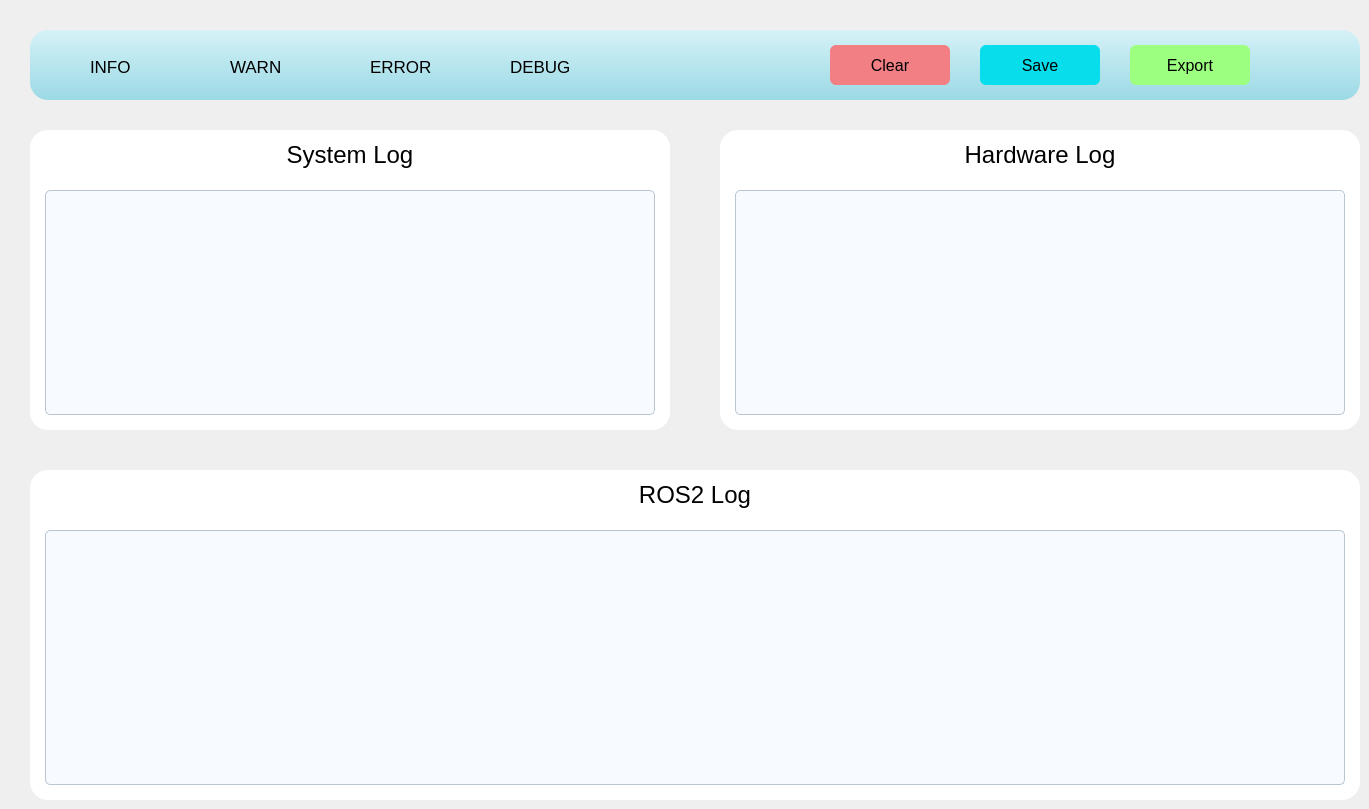
    <widget class="QWidget" name="pageLog">
     <property name="styleSheet">
      <string>QWidget#pageLog { background: qlineargradient(x1:0,y1:0,x2:0,y2:1, stop:0 #78b2d9, stop:1 #253d56); }</string>
     </property>
     <widget class="QFrame" name="LogFilterPanel">
      <property name="geometry">
       <rect>
        <x>30</x>
        <y>30</y>
        <width>1330</width>
        <height>70</height>
       </rect>
      </property>
      <property name="styleSheet">
       <string>background: qlineargradient(x1:0,y1:0,x2:0,y2:1, stop:0 #d5f2f7, stop:1 #9bd9e5); border-radius:18px;</string>
      </property>
      <widget class="QCheckBox" name="chkInfo">
       <property name="geometry">
        <rect>
         <x>40</x>
         <y>20</y>
         <width>120</width>
         <height>34</height>
        </rect>
       </property>
       <property name="font">
        <font>
         <family>Arial</family>
         <pointsize>13</pointsize>
        </font>
       </property>
       <property name="styleSheet">
        <string>background:transparent; color:black;</string>
       </property>
       <property name="text">
        <string>INFO</string>
       </property>
      </widget>
      <widget class="QCheckBox" name="chkWarn">
       <property name="geometry">
        <rect>
         <x>180</x>
         <y>20</y>
         <width>120</width>
         <height>34</height>
        </rect>
       </property>
       <property name="font">
        <font>
         <family>Arial</family>
         <pointsize>13</pointsize>
        </font>
       </property>
       <property name="styleSheet">
        <string>background:transparent; color:black;</string>
       </property>
       <property name="text">
        <string>WARN</string>
       </property>
      </widget>
      <widget class="QCheckBox" name="chkError">
       <property name="geometry">
        <rect>
         <x>320</x>
         <y>20</y>
         <width>120</width>
         <height>34</height>
        </rect>
       </property>
       <property name="font">
        <font>
         <family>Arial</family>
         <pointsize>13</pointsize>
        </font>
       </property>
       <property name="styleSheet">
        <string>background:transparent; color:black;</string>
       </property>
       <property name="text">
        <string>ERROR</string>
       </property>
      </widget>
      <widget class="QCheckBox" name="chkDebug">
       <property name="geometry">
        <rect>
         <x>460</x>
         <y>20</y>
         <width>120</width>
         <height>34</height>
        </rect>
       </property>
       <property name="font">
        <font>
         <family>Arial</family>
         <pointsize>13</pointsize>
        </font>
       </property>
       <property name="styleSheet">
        <string>background:transparent; color:black;</string>
       </property>
       <property name="text">
        <string>DEBUG</string>
       </property>
      </widget>
      <widget class="QPushButton" name="btnClearLog">
       <property name="geometry">
        <rect>
         <x>800</x>
         <y>15</y>
         <width>120</width>
         <height>40</height>
        </rect>
       </property>
       <property name="font">
        <font>
         <family>Arial</family>
         <pointsize>12</pointsize>
        </font>
       </property>
       <property name="styleSheet">
        <string>QPushButton{background:#f27f83; border-radius:6px;}</string>
       </property>
       <property name="text">
        <string>Clear</string>
       </property>
      </widget>
      <widget class="QPushButton" name="btnSaveLog">
       <property name="geometry">
        <rect>
         <x>950</x>
         <y>15</y>
         <width>120</width>
         <height>40</height>
        </rect>
       </property>
       <property name="font">
        <font>
         <family>Arial</family>
         <pointsize>12</pointsize>
        </font>
       </property>
       <property name="styleSheet">
        <string>QPushButton{background:#08ddec; border-radius:6px;}</string>
       </property>
       <property name="text">
        <string>Save</string>
       </property>
      </widget>
      <widget class="QPushButton" name="btnExportLog">
       <property name="geometry">
        <rect>
         <x>1100</x>
         <y>15</y>
         <width>120</width>
         <height>40</height>
        </rect>
       </property>
       <property name="font">
        <font>
         <family>Arial</family>
         <pointsize>12</pointsize>
        </font>
       </property>
       <property name="styleSheet">
        <string>QPushButton{background:#9dff80; border-radius:6px;}</string>
       </property>
       <property name="text">
        <string>Export</string>
       </property>
      </widget>
     </widget>
     <widget class="QFrame" name="SystemLogArea">
      <property name="geometry">
       <rect>
        <x>30</x>
        <y>130</y>
        <width>640</width>
        <height>300</height>
       </rect>
      </property>
      <property name="styleSheet">
       <string>background:white; border-radius:18px; border:0px solid #ffffff;</string>
      </property>
      <widget class="QLabel" name="SystemLogArea_label">
       <property name="geometry">
        <rect>
         <x>0</x>
         <y>0</y>
         <width>640</width>
         <height>50</height>
        </rect>
       </property>
       <property name="font">
        <font>
         <family>Arial</family>
         <pointsize>18</pointsize>
        </font>
       </property>
       <property name="styleSheet">
        <string>background:transparent; color:black;</string>
       </property>
       <property name="text">
        <string>System Log</string>
       </property>
       <property name="alignment">
        <set>Qt::AlignCenter</set>
       </property>
      </widget>
      <widget class="QTextEdit" name="txtSystemLog">
       <property name="geometry">
        <rect>
         <x>15</x>
         <y>60</y>
         <width>610</width>
         <height>225</height>
        </rect>
       </property>
       <property name="styleSheet">
        <string>QTextEdit{background:#f7fbff; border:1px solid #b8c6d1; border-radius:5px; font:10pt Consolas;}</string>
       </property>
       <property name="plainText">
        <string/>
       </property>
      </widget>
     </widget>
     <widget class="QFrame" name="HardwareLogArea">
      <property name="geometry">
       <rect>
        <x>720</x>
        <y>130</y>
        <width>640</width>
        <height>300</height>
       </rect>
      </property>
      <property name="styleSheet">
       <string>background:white; border-radius:18px; border:0px solid #ffffff;</string>
      </property>
      <widget class="QLabel" name="HardwareLogArea_label">
       <property name="geometry">
        <rect>
         <x>0</x>
         <y>0</y>
         <width>640</width>
         <height>50</height>
        </rect>
       </property>
       <property name="font">
        <font>
         <family>Arial</family>
         <pointsize>18</pointsize>
        </font>
       </property>
       <property name="styleSheet">
        <string>background:transparent; color:black;</string>
       </property>
       <property name="text">
        <string>Hardware Log</string>
       </property>
       <property name="alignment">
        <set>Qt::AlignCenter</set>
       </property>
      </widget>
      <widget class="QTextEdit" name="txtHardwareLog">
       <property name="geometry">
        <rect>
         <x>15</x>
         <y>60</y>
         <width>610</width>
         <height>225</height>
        </rect>
       </property>
       <property name="styleSheet">
        <string>QTextEdit{background:#f7fbff; border:1px solid #b8c6d1; border-radius:5px; font:10pt Consolas;}</string>
       </property>
       <property name="plainText">
        <string/>
       </property>
      </widget>
     </widget>
     <widget class="QFrame" name="Ros2LogArea">
      <property name="geometry">
       <rect>
        <x>30</x>
        <y>470</y>
        <width>1330</width>
        <height>330</height>
       </rect>
      </property>
      <property name="styleSheet">
       <string>background:white; border-radius:18px; border:0px solid #ffffff;</string>
      </property>
      <widget class="QLabel" name="Ros2LogArea_label">
       <property name="geometry">
        <rect>
         <x>0</x>
         <y>0</y>
         <width>1330</width>
         <height>50</height>
        </rect>
       </property>
       <property name="font">
        <font>
         <family>Arial</family>
         <pointsize>18</pointsize>
        </font>
       </property>
       <property name="styleSheet">
        <string>background:transparent; color:black;</string>
       </property>
       <property name="text">
        <string>ROS2 Log</string>
       </property>
       <property name="alignment">
        <set>Qt::AlignCenter</set>
       </property>
      </widget>
      <widget class="QTextEdit" name="txtROS2Log">
       <property name="geometry">
        <rect>
         <x>15</x>
         <y>60</y>
         <width>1300</width>
         <height>255</height>
        </rect>
       </property>
       <property name="styleSheet">
        <string>QTextEdit{background:#f7fbff; border:1px solid #b8c6d1; border-radius:5px; font:10pt Consolas;}</string>
       </property>
       <property name="plainText">
        <string/>
       </property>
      </widget>
     </widget>
    </widget>
